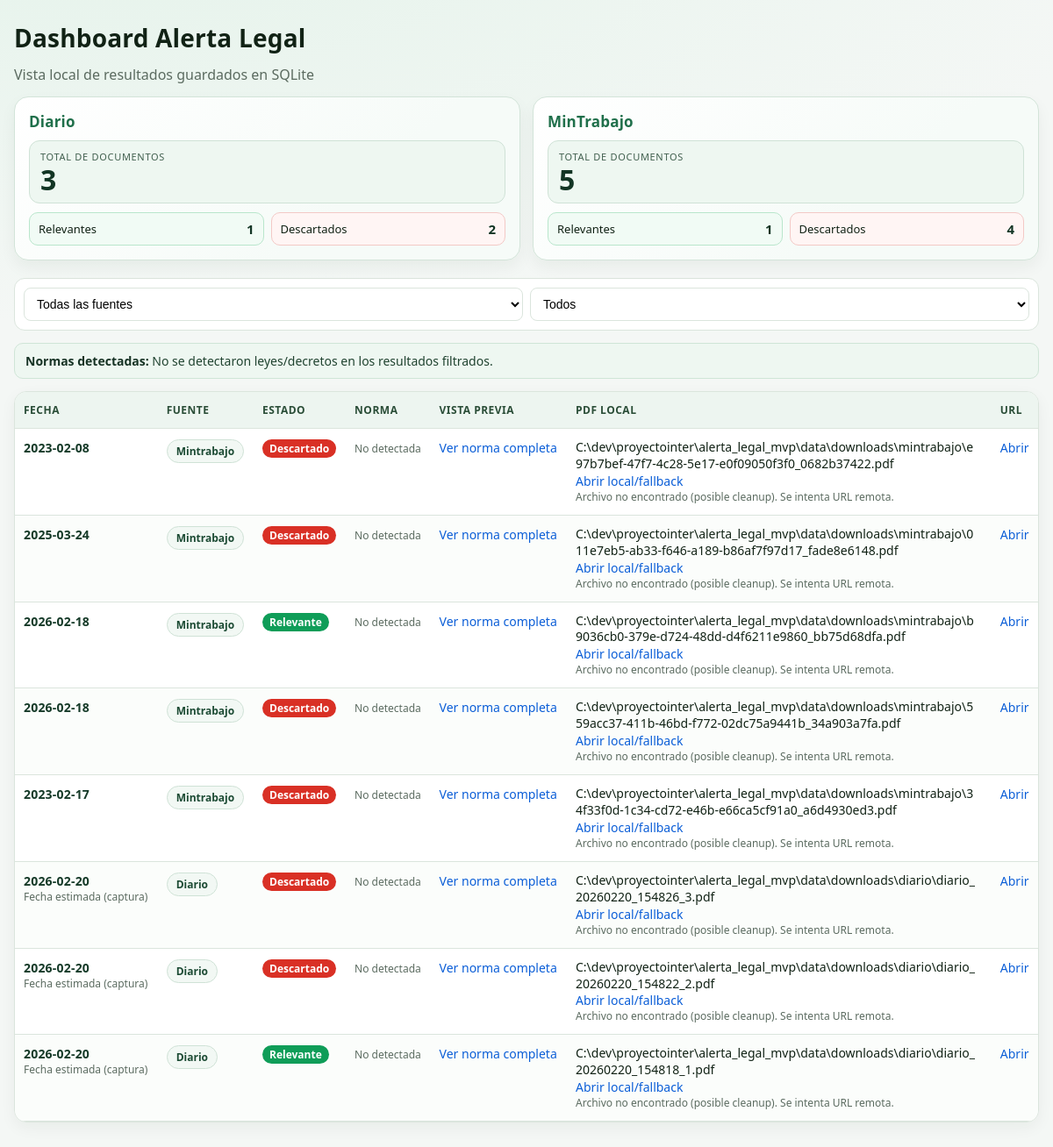
The page / on the database its author committed.
### tables this page shows
CREATE TABLE pdf_procesados (
  id INTEGER PRIMARY KEY AUTOINCREMENT,
  fuente TEXT NOT NULL,
  url_pdf TEXT NOT NULL,
  hash_pdf TEXT,
  fecha_captura TEXT NOT NULL,
  ruta_local TEXT,
  match INTEGER NOT NULL DEFAULT 0,
  keywords_encontradas TEXT,
  norma_detectada TEXT,
  fragmento_relevante TEXT,
  pagina_detectada INTEGER,
  UNIQUE(fuente, url_pdf)
);

### app.py (the view)
@app.route("/")
def index():
    fuente = request.args.get("fuente", "").strip().lower()
    q_raw = request.args.get("q", "").strip()
    match = request.args.get("match", "").strip()
    parsed_rows, stats, legal_refs = _get_filtered_rows(
        fuente=fuente,
        q_raw=q_raw,
        match=match,
    )
    return render_template(
        "index.html",
        rows=parsed_rows,
        stats=stats,
        filtro_fuente=fuente,
        filtro_match=match,
        filtro_q=q_raw,
        legal_refs=legal_refs,
    )

### app.py (called while the page is built)
def get_conn() -> sqlite3.Connection:
    conn = sqlite3.connect(DB_PATH)
    conn.row_factory = sqlite3.Row
    return conn

def _query_terms(raw_query: str) -> list[str]:
    return [t for t in re.split(r"[\s,;]+", (raw_query or "").lower()) if t]

def _sanitize_origin_date_for_list(fecha_origen: str, fecha_captura: str) -> str:
    if not fecha_origen:
        return ""
    capture_day = (fecha_captura or "")[:10]
    today_utc = datetime.now(timezone.utc).strftime("%Y-%m-%d")
    if fecha_origen == capture_day or fecha_origen == today_utc:
        return ""
    return fecha_origen

def get_stats(conn: sqlite3.Connection) -> dict:
    stats = {}
    for fuente in ("diario", "mintrabajo"):
        row = conn.execute(
            """
            SELECT
              COUNT(*) AS total,
              SUM(CASE WHEN match = 1 THEN 1 ELSE 0 END) AS relevantes,
              SUM(CASE WHEN match = 0 THEN 1 ELSE 0 END) AS descartados
            FROM pdf_procesados
            WHERE fuente = ?
            """,
            (fuente,),
        ).fetchone()
        stats[fuente] = {
            "total": row["total"] or 0,
            "relevantes": row["relevantes"] or 0,
            "descartados": row["descartados"] or 0,
        }
    return stats

### templates/index.html (shortened to what this page needs)
<!doctype html>
<html lang="es">
<head>
</head>
<body>
  <div class="wrap">
    <h1>Dashboard Alerta Legal</h1>
    <div class="muted">Vista local de resultados guardados en SQLite</div>
    <div class="grid">
      <div class="summary-card">
        <div class="summary-head">
          <h3 class="summary-title">Diario</h3>
        </div>
        <div class="summary-total">
          <div class="summary-total-label">Total de documentos</div>
          <div class="summary-total-value">{{ stats.diario.total }}</div>
        </div>
        <div class="kpi-row">
          <div class="kpi-chip kpi-ok">Relevantes <strong>{{ stats.diario.relevantes }}</strong></div>
          <div class="kpi-chip kpi-bad">Descartados <strong>{{ stats.diario.descartados }}</strong></div>
        </div>
      </div>
      <div class="summary-card">
        <div class="summary-head">
          <h3 class="summary-title">MinTrabajo</h3>
        </div>
        <div class="summary-total">
          <div class="summary-total-label">Total de documentos</div>
          <div class="summary-total-value">{{ stats.mintrabajo.total }}</div>
        </div>
        <div class="kpi-row">
          <div class="kpi-chip kpi-ok">Relevantes <strong>{{ stats.mintrabajo.relevantes }}</strong></div>
          <div class="kpi-chip kpi-bad">Descartados <strong>{{ stats.mintrabajo.descartados }}</strong></div>
        </div>
      </div>
    </div>
    <form class="filters" method="get">
      <select name="fuente" onchange="this.form.submit()">
        <option value="" {% if filtro_fuente == "" %}selected{% endif %}>Todas las fuentes</option>
      </select>
      <select name="match" onchange="this.form.submit()">
        <option value="" {% if filtro_match == "" %}selected{% endif %}>Todos</option>
      </select>
    </form>
    {% if legal_refs %}
    <div class="legal-banner">
      <strong>Normas detectadas:</strong>
      {% for ref in legal_refs %}
        {{ ref.name }} ({{ ref.count }}){% if not loop.last %} | {% endif %}
      {% endfor %}
    </div>
    {% else %}
    <div class="legal-banner">
      <strong>Normas detectadas:</strong> No se detectaron leyes/decretos en los resultados filtrados.
    </div>
    {% endif %}
    <table>
      <thead>
        <tr>
          <th>Fecha</th>
          <th>Fuente</th>
          <th>Estado</th>
          <th>Norma</th>
          <th>Vista previa</th>
          <th>PDF Local</th>
          <th>URL</th>
        </tr>
      </thead>
      <tbody>
        {% for r in rows %}
        <tr>
          <td>
            {% if r.fecha_origen %}
            <div class="date-origin">{{ r.fecha_origen }}</div>
            {% else %}
            <div class="date-origin">{{ r.fecha_captura[:10] }}</div>
            <div class="small">Fecha estimada (captura)</div>
            {% endif %}
          </td>
          <td><span class="source-pill">{{ r.fuente }}</span></td>
          <td>
            {% if r.match == 1 %}
            <span class="tag ok">Relevante</span>
            {% else %}
            <span class="tag bad">Descartado</span>
            {% endif %}
          </td>
          <td>
            {% if r.legal_reference %}
            {{ r.legal_reference }}
            {% else %}
            <span class="small">No detectada</span>
            {% endif %}
          </td>
          <td><a href="{{ r.preview_url }}" target="_blank">Ver norma completa</a></td>
          <td>
            <div class="path-text">{{ r.ruta_local }}</div>
            <div><a href="{{ r.pdf_view_url }}" target="_blank">Abrir local/fallback</a></div>
            {% if r.local_exists %}
            <div class="small">Archivo disponible</div>
            {% else %}
            <div class="small">Archivo no encontrado (posible cleanup). Se intenta URL remota.</div>
            {% endif %}
          </td>
          <td><a href="{{ r.url_pdf }}" target="_blank">Abrir</a></td>
        </tr>
        {% else %}
        <tr>
          <td colspan="7">No hay resultados con esos filtros.</td>
        </tr>
        {% endfor %}
      </tbody>
    </table>
  </div>
</body>
</html>

### templates/index.html (style rules this page uses)
:root { --bg: #f4f7f5; --card: #ffffff; --ink: #112215; --muted: #5b6b60; --line: #dbe5dd; --ok: #0f9d58; --bad: #d93025; --accent: #1f6f4a; }
* { box-sizing: border-box; }
body { margin: 0; background: radial-gradient(1200px 500px at 10% -10%, #e4f3ea, transparent), var(--bg); color: var(--ink); font-family: "Segoe UI", Tahoma, sans-serif; }
.wrap { max-width: 1200px; margin: 24px auto 36px; padding: 0 16px; }
h1 { margin: 0 0 12px; font-size: 28px; letter-spacing: 0.2px; }
.muted { color: var(--muted); }
.grid { display: grid; grid-template-columns: repeat(auto-fit, minmax(280px, 1fr)); gap: 14px; margin: 14px 0 20px; }
.summary-card { padding: 16px; border-radius: 16px; border: 1px solid #d3e4d9; background: linear-gradient(140deg, #ffffff, #f6fbf8 65%); box-shadow: 0 8px 18px rgba(17, 34, 21, 0.05); }
.summary-head { margin-bottom: 10px; }
.summary-title { margin: 0; font-size: 17px; font-weight: 700; color: var(--accent); letter-spacing: 0.2px; }
.summary-total { border: 1px solid #cfe2d6; background: #eef7f1; border-radius: 12px; padding: 10px 12px; margin-bottom: 10px; }
.summary-total-label { font-size: 11px; color: #42604f; text-transform: uppercase; letter-spacing: 0.7px; margin-bottom: 3px; }
.summary-total-value { font-size: 32px; font-weight: 800; line-height: 1; color: #123524; margin: 0; }
.kpi-row { display: grid; grid-template-columns: 1fr 1fr; gap: 8px; }
.kpi-chip { border: 1px solid var(--line); border-radius: 10px; padding: 8px 10px; background: #fff; font-size: 13px; display: flex; justify-content: space-between; align-items: center; }
.kpi-chip strong { font-size: 15px; color: #123524; }
.kpi-ok { border-color: #b9e6cc; background: #f1fbf5; }
.kpi-bad { border-color: #f3c9c6; background: #fff5f4; }
form.filters { display: grid; grid-template-columns: repeat(auto-fit, minmax(180px, 1fr)); gap: 8px; background: var(--card); border: 1px solid var(--line); border-radius: 12px; padding: 10px; margin-bottom: 14px; }
input, select, button { border: 1px solid var(--line); border-radius: 8px; padding: 9px 10px; font-size: 14px; background: #fff; }
.legal-banner { margin: 10px 0 14px; background: #eef7f1; border: 1px solid #cfe5d7; border-radius: 10px; padding: 10px 12px; font-size: 14px; color: #204330; }
.legal-banner strong { color: #173325; }
table { width: 100%; border-collapse: separate; border-spacing: 0; background: var(--card); border: 1px solid var(--line); border-radius: 14px; overflow: hidden; box-shadow: 0 6px 18px rgba(17, 34, 21, 0.05); }
th, td { border-bottom: 1px solid var(--line); padding: 12px 10px; font-size: 14px; vertical-align: top; text-align: left; }
th { background: #edf5f0; color: #2a4d37; font-size: 12px; text-transform: uppercase; letter-spacing: 0.5px; position: sticky; top: 0; z-index: 1; }
tbody tr:nth-child(even) { background: #fbfdfb; }
.tag { display: inline-block; padding: 2px 8px; border-radius: 999px; font-size: 12px; font-weight: 700; color: #fff; }
.ok { background: var(--ok); }
.bad { background: var(--bad); }
a { color: #0b5ed7; text-decoration: none; }
.small { font-size: 12px; color: var(--muted); }
.date-origin { font-weight: 700; color: #153a28; letter-spacing: 0.2px; }
.source-pill { display: inline-block; border: 1px solid #cfe2d6; background: #f2f8f4; border-radius: 999px; padding: 4px 10px; font-size: 12px; font-weight: 700; color: #1b4a33; text-transform: capitalize; }
.path-text { max-width: 460px; white-space: normal; word-break: break-all; line-height: 1.35; }

### rows shown on the page
pdf_procesados: fecha_origen "2023-02-08", fuente "Mintrabajo", match "Descartado", ruta_local "C:\\dev\\proyectointer\\alerta_legal_mvp\\data\\downloads\\mintrabajo\\e97b7bef-47f7-4c28-5e17-e0f09050f3f0_0682b37422.pdf"
pdf_procesados: fecha_origen "2025-03-24", fuente "Mintrabajo", match "Descartado", ruta_local "C:\\dev\\proyectointer\\alerta_legal_mvp\\data\\downloads\\mintrabajo\\011e7eb5-ab33-f646-a189-b86af7f97d17_fade8e6148.pdf"
pdf_procesados: fecha_origen "2026-02-18", fuente "Mintrabajo", match "Relevante", ruta_local "C:\\dev\\proyectointer\\alerta_legal_mvp\\data\\downloads\\mintrabajo\\b9036cb0-379e-d724-48dd-d4f6211e9860_bb75d68dfa.pdf"
pdf_procesados: fecha_origen "2026-02-18", fuente "Mintrabajo", match "Descartado", ruta_local "C:\\dev\\proyectointer\\alerta_legal_mvp\\data\\downloads\\mintrabajo\\559acc37-411b-46bd-f772-02dc75a9441b_34a903a7fa.pdf"
pdf_procesados: fecha_origen "2023-02-17", fuente "Mintrabajo", match "Descartado", ruta_local "C:\\dev\\proyectointer\\alerta_legal_mvp\\data\\downloads\\mintrabajo\\34f33f0d-1c34-cd72-e46b-e66ca5cf91a0_a6d4930ed3.pdf"
pdf_procesados: fecha_captura "2026-02-20", fuente "Diario", match "Descartado", ruta_local "C:\\dev\\proyectointer\\alerta_legal_mvp\\data\\downloads\\diario\\diario_20260220_154826_3.pdf"
pdf_procesados: fecha_captura "2026-02-20", fuente "Diario", match "Descartado", ruta_local "C:\\dev\\proyectointer\\alerta_legal_mvp\\data\\downloads\\diario\\diario_20260220_154822_2.pdf"
pdf_procesados: fecha_captura "2026-02-20", fuente "Diario", match "Relevante", ruta_local "C:\\dev\\proyectointer\\alerta_legal_mvp\\data\\downloads\\diario\\diario_20260220_154818_1.pdf"

### other values the page prints
{{ stats.diario.total }} "3"
{{ stats.diario.relevantes }} "1"
{{ stats.diario.descartados }} "2"
{{ stats.mintrabajo.total }} "5"
{{ stats.mintrabajo.relevantes }} "1"
{{ stats.mintrabajo.descartados }} "4"
